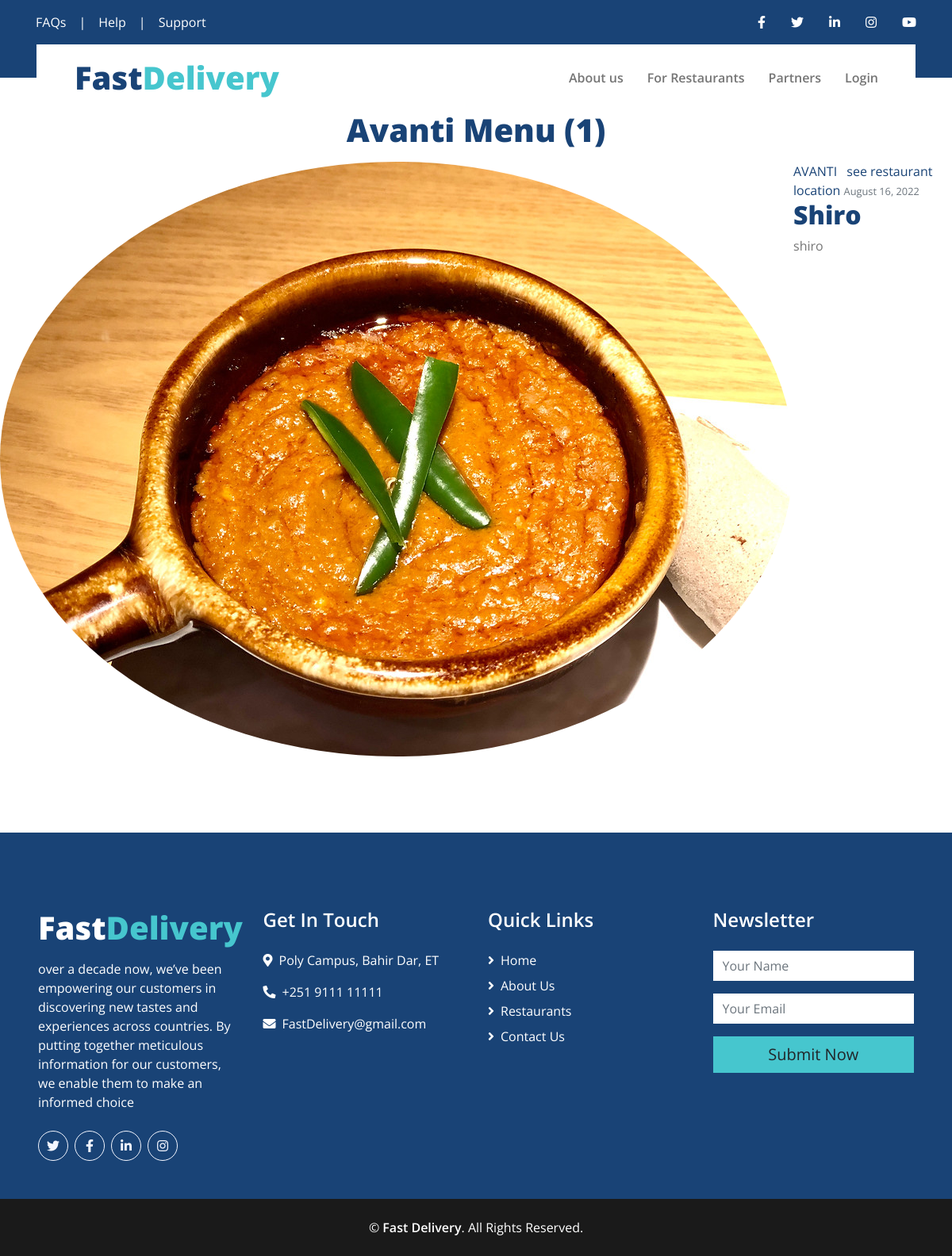
/user/Avanti, run on an earlier commit of the app's database.
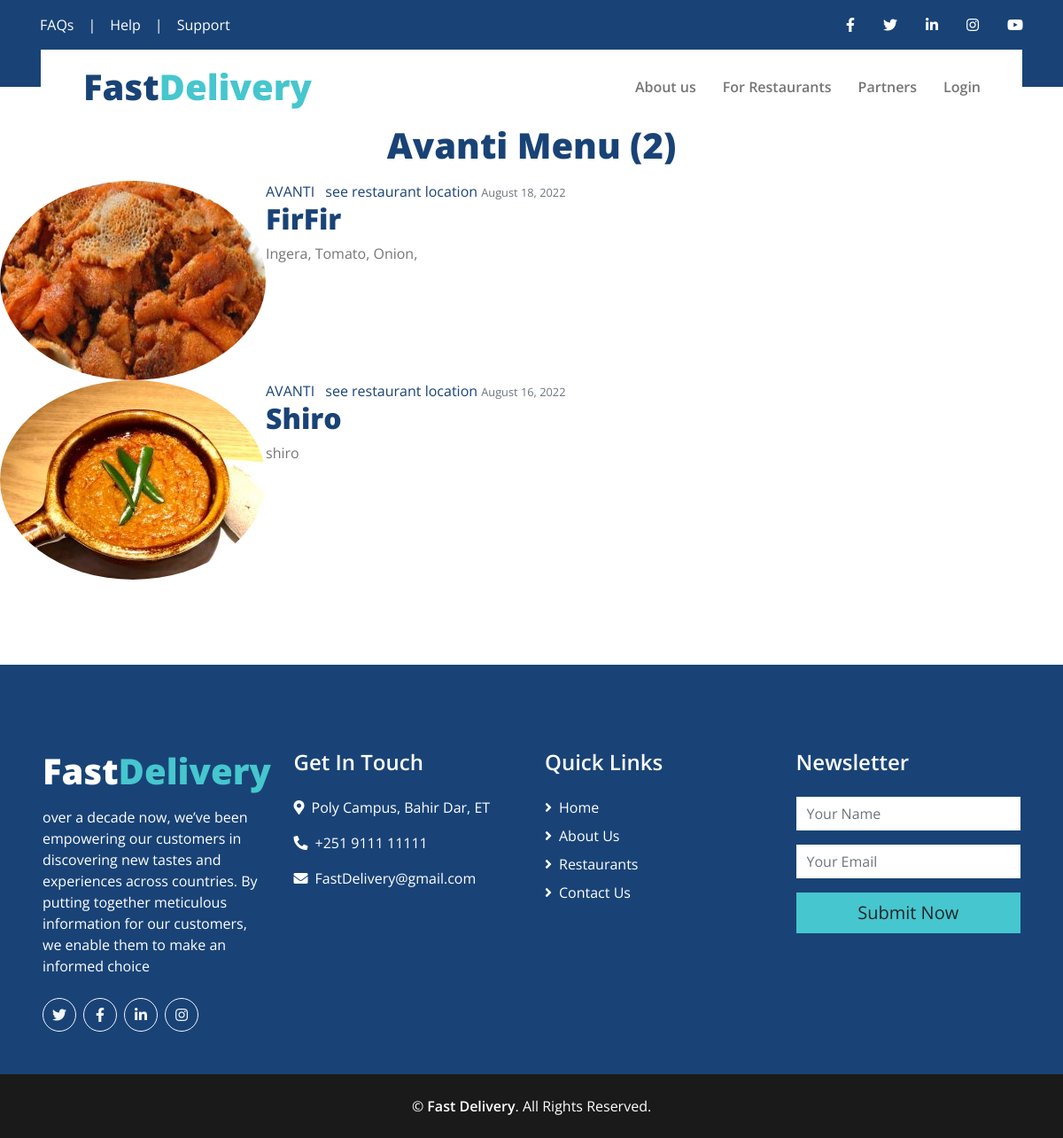
And on a later commit of the database.
### blog/models.py (models this page shows, shortened)
class Post(models.Model):
    LABELS = (
        ('Best Selling Foods', 'Best Selling Foods'),
        ('New Food', 'New Food'),
        ('Spicy Foods', 'Spicy Foods'),
        ('Cultural Food', 'Cultural Food'),
        ('Fasting Food', 'Fasting Food'),
    )
    title = models.CharField(max_length=100,help_text='Enter the name of the food')
    content = models.TextField()
    date_posted = models.DateTimeField(default=timezone.now)
    author = models.ForeignKey(User, on_delete=models.CASCADE)
    slug = models.SlugField(default="foods")
    labels = models.CharField(max_length=25, default='New Food',choices=LABELS, blank=True)
    pieces = models.PositiveIntegerField(default=1)
    price = models.DecimalField(max_digits=10,decimal_places=2,default=0.00)
    image = models.ImageField(default='default.jpg', upload_to='images/')
    image2 = models.ImageField(default='default.jpg', upload_to='images/')

### blog/views.py (the view)
# urls.py: path('user/<str:username>', UserPostListView.as_view(), name='user-posts'),
class UserPostListView(ListView):
    model = Post
    template_name = 'blog/user_posts.html'  # <app>/<model>_<viewtype>.html
    context_object_name = 'posts'
    paginate_by = 5
    success_url = '/'
    def get_queryset(self):
        user = get_object_or_404(User, username=self.kwargs.get('username'))
        return Post.objects.filter(author=user).order_by('-date_posted')

### blog/templates/blog/user_posts.html (shortened to what this page needs)
{% extends "blog/layout.html" %}
{% block content %}
    <h1 class="mb-3 text-center">{{ view.kwargs.username}} Menu ({{ page_obj.paginator.count }})</h1>
    {% for post in posts %}
        <article class="media content-section">
          <img class="rounded-circle article-img" src="{{ post.image.url}}">
          <div class="media-body">
            <div class="article-metadata">
              <a class="mr-2" href="{% url 'user-posts' post.author.username %}">{{ post.author|upper|cut:'1'|cut:'.' }}</a>
              <a href="{%url 'location'%}">see restaurant location</a>
              <small class="text-muted">{{ post.date_posted|date:"F d, Y" }}</small>
            </div>
            <h2><a class="article-title" href="{% url 'post-detail' post.id %}">{{ post.title }}</a></h2>
            <p class="article-content">{{ post.content }}</p>
          </div>
        </article>
    {% endfor %}
{% endblock content %}

What changed in the data, as far as the page shows it:
added Post: image (picture), author "AVANTI", date_posted "August 18, 2022", title "FirFir", content "Ingera, Tomato, Onion,"
changed Post "Shiro": image: a different picture
Also different on the page:
{{ page_obj.paginator.count }}: "1" → "2"
